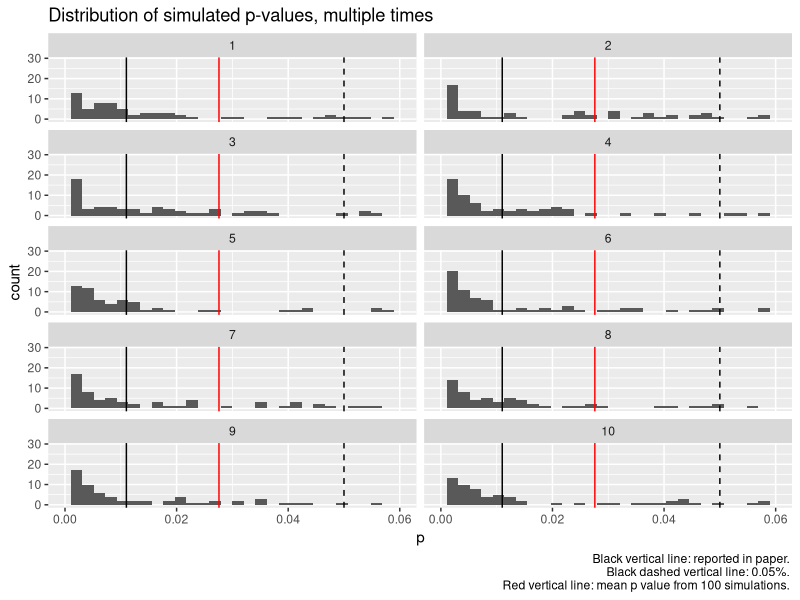

Reproduce this figure in R.
#!/bin/env Rscript
# Question:
# In table 5 it is shown that the application
# is thought of as more useful and they
# give statistics. Can this be reproduced?

before_mean <- 4.78
before_sd <- 0.67

after_mean <- 5.67
after_sd <- 0.50

expected_p_value <- 0.011
n_people <- 9
n_p_values <- 100
n_experiments <- 10

simulate_p_values <- function(
  before_mean = 4.78,
  before_sd = 0.67,
  after_mean = 5.67,
  after_sd = 0.50,
  n_people = 9,
  n_p_values = 100
) {
  testthat::expect_equal(before_mean, 4.78)
  testthat::expect_equal(before_sd, 0.67)
  testthat::expect_equal(after_mean, 5.67)
  testthat::expect_equal(after_sd, 0.5)
  testthat::expect_equal(n_people, 9)
  testthat::expect_equal(n_p_values, 100)

  p_values <- rep(NA, n_p_values)
  for (i in seq_len(n_p_values)) {
    dist_before <- rnorm(n = n_people, mean = before_mean, sd = before_sd)
    dist_after <- rnorm(n = n_people, mean = after_mean, sd = after_sd)
    stat_results <- t.test(x = dist_before, y = dist_after)
    p_values[i] <- stat_results$p.value
  }
  testthat::expect_equal(0, sum(is.na(p_values)))
  p_values
}


all_data <- list()
for (i in seq_len(n_experiments)) {
  t <- tibble::tibble(
    p = simulate_p_values(n_p_values = n_p_values)
  )
  t$i <- i
  all_data[[i]] <- t
}
t <- dplyr::bind_rows(all_data)


ggplot2::ggplot(t, ggplot2::aes(x = p)) +
  ggplot2::geom_histogram() +
  ggplot2::facet_wrap(ggplot2::vars(i), ncol = 2) +
  ggplot2::scale_x_continuous(limits = c(0.0, 0.06)) +
  ggplot2::geom_vline(xintercept = expected_p_value) +
  ggplot2::geom_vline(xintercept = 0.05, lty = "dashed") +
  ggplot2::geom_vline(xintercept = mean(t$p), color = "red") +
  ggplot2::labs(
    title = "Distribution of simulated p-values, multiple times",
    caption = paste0(
        "Black vertical line: reported in paper. \n",
        "Black dashed vertical line: 0.05%. \n",
        "Red vertical line: mean p value from ", n_p_values, " simulations. "
      )
    )

ggplot2::ggsave("20241016_tabel_5_sim.png", width = 4, height = 7)
